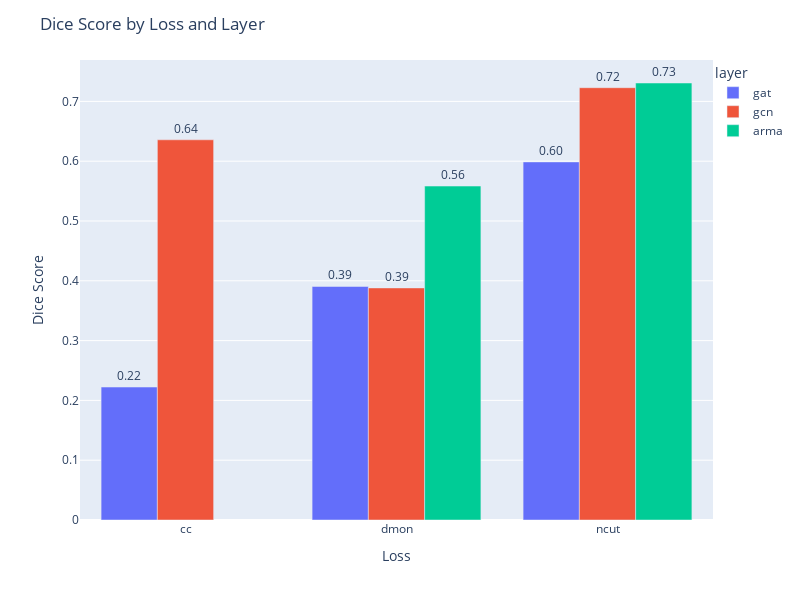

The cell this chart's notebook holds for it:
### Markdown cell above
- Comparing models according to dice

### Code cell
fig = px.bar(
    data_max_by_epoch,
    x='loss',
    y='dice',
    color='layer',  # Corresponds to 'hue' in Seaborn
    barmode='group' # Grouped bars for each layer
)

# Update layout for figure size, legend position, and titles
fig.update_layout(
    width=800,  # Set figure width
    height=600, # Set figure height
    legend=dict(
        x=1,        # Adjust x position of the legend
        y=1,        # Adjust y position of the legend
        xanchor='left',
        yanchor='top'
    ),
    title="Dice Score by Loss and Layer",
    xaxis_title="Loss",
    yaxis_title="Dice Score"
)

# Add bar labels
fig.update_traces(
    texttemplate='%{y:.2f}',  # Format labels with two decimal points
    textposition='outside'    # Position labels outside the bars
)

### Figure 1 — Plotly figure (JSON) as saved in the notebook; plotly's stock layout.template omitted (floating-point values rounded to 4 significant figures)
{"data": [{"alignmentgroup": "True", "hovertemplate": "layer=gat<br>loss=%{x}<br>dice=%{y}<extra></extra>", "legendgroup": "gat", "marker": {"color": "#636efa", "pattern": {"shape": ""}}, "name": "gat", "offsetgroup": "gat", "orientation": "v", "showlegend": true, "textposition": "outside", "texttemplate": "%{y:.2f}", "type": "bar", "x": ["cc", "dmon", "ncut"], "xaxis": "x", "y": [0.2223, 0.3905, 0.5988], "yaxis": "y"}, {"alignmentgroup": "True", "hovertemplate": "layer=gcn<br>loss=%{x}<br>dice=%{y}<extra></extra>", "legendgroup": "gcn", "marker": {"color": "#EF553B", "pattern": {"shape": ""}}, "name": "gcn", "offsetgroup": "gcn", "orientation": "v", "showlegend": true, "textposition": "outside", "texttemplate": "%{y:.2f}", "type": "bar", "x": ["cc", "dmon", "ncut"], "xaxis": "x", "y": [0.6358, 0.3881, 0.7229], "yaxis": "y"}, {"alignmentgroup": "True", "hovertemplate": "layer=arma<br>loss=%{x}<br>dice=%{y}<extra></extra>", "legendgroup": "arma", "marker": {"color": "#00cc96", "pattern": {"shape": ""}}, "name": "arma", "offsetgroup": "arma", "orientation": "v", "showlegend": true, "textposition": "outside", "texttemplate": "%{y:.2f}", "type": "bar", "x": ["dmon", "ncut"], "xaxis": "x", "y": [0.5584, 0.7308], "yaxis": "y"}], "layout": {"barmode": "group", "height": 600, "legend": {"title": {"text": "layer"}, "tracegroupgap": 0, "x": 1, "xanchor": "left", "y": 1, "yanchor": "top"}, "margin": {"t": 60}, "title": {"text": "Dice Score by Loss and Layer"}, "width": 800, "xaxis": {"anchor": "y", "domain": [0, 1], "title": {"text": "Loss"}}, "yaxis": {"anchor": "x", "domain": [0, 1], "title": {"text": "Dice Score"}}}}
